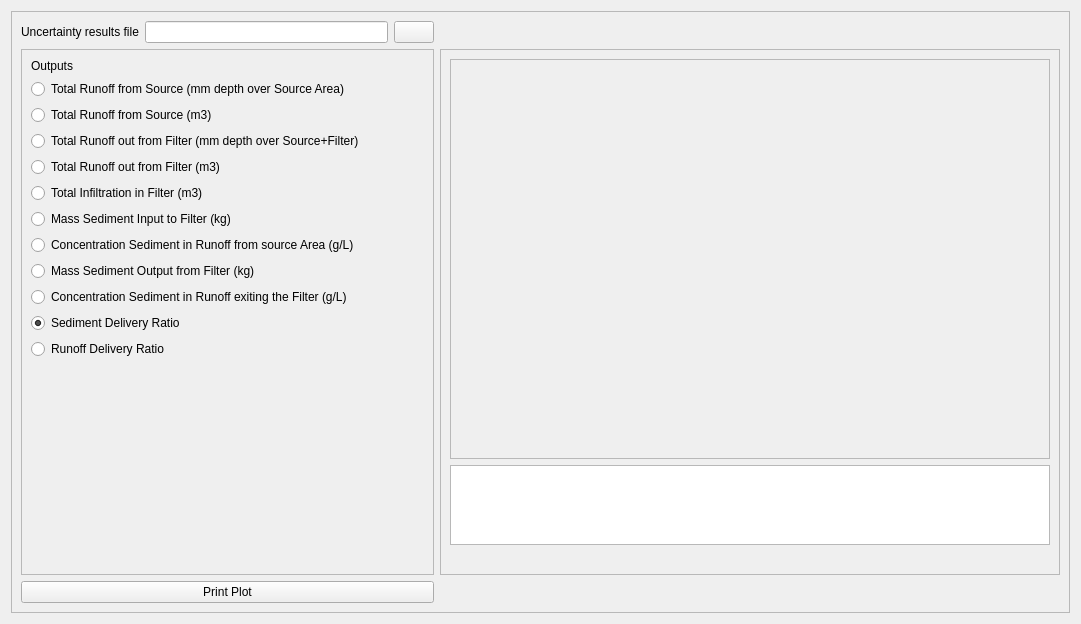
          <widget class="QWidget" name="scrollAreaWidgetContents_16">
           <property name="geometry">
            <rect>
             <x>0</x>
             <y>0</y>
             <width>1081</width>
             <height>624</height>
            </rect>
           </property>
           <layout class="QGridLayout" name="gridLayout_96">
            <item row="0" column="0">
             <widget class="QFrame" name="frame_71">
              <property name="frameShape">
               <enum>QFrame::StyledPanel</enum>
              </property>
              <property name="frameShadow">
               <enum>QFrame::Raised</enum>
              </property>
              <layout class="QGridLayout" name="gridLayout_97">
               <item row="1" column="0">
                <widget class="QFrame" name="frame_69">
                 <property name="frameShape">
                  <enum>QFrame::StyledPanel</enum>
                 </property>
                 <property name="frameShadow">
                  <enum>QFrame::Raised</enum>
                 </property>
                 <layout class="QVBoxLayout" name="verticalLayout_17">
                  <item>
                   <widget class="QLabel" name="label_73">
                    <property name="text">
                     <string>Outputs</string>
                    </property>
                   </widget>
                  </item>
                  <item>
                   <widget class="QRadioButton" name="runoff_source_mm_4">
                    <property name="text">
                     <string>Total Runoff from Source (mm depth over Source Area)</string>
                    </property>
                   </widget>
                  </item>
                  <item>
                   <widget class="QRadioButton" name="runoff_source_m3_4">
                    <property name="text">
                     <string>Total Runoff from Source (m3)</string>
                    </property>
                   </widget>
                  </item>
                  <item>
                   <widget class="QRadioButton" name="runoff_filter_mm_4">
                    <property name="text">
                     <string>Total Runoff out from Filter (mm depth over Source+Filter)</string>
                    </property>
                   </widget>
                  </item>
                  <item>
                   <widget class="QRadioButton" name="runoff_filter_m3_4">
                    <property name="text">
                     <string>Total Runoff out from Filter (m3)</string>
                    </property>
                   </widget>
                  </item>
                  <item>
                   <widget class="QRadioButton" name="infiltration_filter_m3_4">
                    <property name="text">
                     <string>Total Infiltration in Filter (m3)</string>
                    </property>
                   </widget>
                  </item>
                  <item>
                   <widget class="QRadioButton" name="sediment_input_4">
                    <property name="text">
                     <string>Mass Sediment Input to Filter (kg)</string>
                    </property>
                   </widget>
                  </item>
                  <item>
                   <widget class="QRadioButton" name="concentration_sediment_4">
                    <property name="text">
                     <string>Concentration Sediment in Runoff from source Area (g/L)</string>
                    </property>
                   </widget>
                  </item>
                  <item>
                   <widget class="QRadioButton" name="sediment_output_4">
                    <property name="text">
                     <string>Mass Sediment Output from Filter (kg)</string>
                    </property>
                   </widget>
                  </item>
                  <item>
                   <widget class="QRadioButton" name="sediment_runoff_exit_4">
                    <property name="text">
                     <string>Concentration Sediment in Runoff exiting the Filter (g/L)</string>
                    </property>
                   </widget>
                  </item>
                  <item>
                   <widget class="QRadioButton" name="sediment_delivery_4">
                    <property name="text">
                     <string>Sediment Delivery Ratio</string>
                    </property>
                    <property name="checked">
                     <bool>true</bool>
                    </property>
                   </widget>
                  </item>
                  <item>
                   <widget class="QRadioButton" name="runoff_delivery_4">
                    <property name="text">
                     <string>Runoff Delivery Ratio</string>
                    </property>
                   </widget>
                  </item>
                  <item>
                   <spacer name="verticalSpacer_15">
                    <property name="orientation">
                     <enum>Qt::Vertical</enum>
                    </property>
                    <property name="sizeHint" stdset="0">
                     <size>
                      <width>20</width>
                      <height>40</height>
                     </size>
                    </property>
                   </spacer>
                  </item>
                 </layout>
                </widget>
               </item>
               <item row="1" column="1">
                <widget class="QFrame" name="frame_70">
                 <property name="frameShape">
                  <enum>QFrame::StyledPanel</enum>
                 </property>
                 <property name="frameShadow">
                  <enum>QFrame::Raised</enum>
                 </property>
                 <layout class="QGridLayout" name="gridLayout_95">
                  <item row="0" column="0">
                   <widget class="QFrame" name="frame_68">
                    <property name="minimumSize">
                     <size>
                      <width>600</width>
                      <height>400</height>
                     </size>
                    </property>
                    <property name="frameShape">
                     <enum>QFrame::StyledPanel</enum>
                    </property>
                    <property name="frameShadow">
                     <enum>QFrame::Raised</enum>
                    </property>
                   </widget>
                  </item>
                  <item row="1" column="0">
                   <widget class="QTableWidget" name="tableWidget">
                    <property name="minimumSize">
                     <size>
                      <width>0</width>
                      <height>80</height>
                     </size>
                    </property>
                    <property name="maximumSize">
                     <size>
                      <width>800</width>
                      <height>80</height>
                     </size>
                    </property>
                   </widget>
                  </item>
                  <item row="2" column="0">
                   <spacer name="verticalSpacer_28">
                    <property name="orientation">
                     <enum>Qt::Vertical</enum>
                    </property>
                    <property name="sizeHint" stdset="0">
                     <size>
                      <width>20</width>
                      <height>40</height>
                     </size>
                    </property>
                   </spacer>
                  </item>
                 </layout>
                </widget>
               </item>
               <item row="0" column="0">
                <layout class="QHBoxLayout" name="horizontalLayout_139">
                 <item>
                  <widget class="QLabel" name="label_143">
                   <property name="text">
                    <string>Uncertainty results file</string>
                   </property>
                  </widget>
                 </item>
                 <item>
                  <widget class="QLineEdit" name="csv_results_uncertainity"/>
                 </item>
                 <item>
                  <widget class="QPushButton" name="browse_uncertainity_csv">
                   <property name="text">
                    <string/>
                   </property>
                  </widget>
                 </item>
                </layout>
               </item>
               <item row="2" column="0">
                <layout class="QHBoxLayout" name="horizontalLayout_138">
                 <item>
                  <widget class="QPushButton" name="print_graph_uncertainity">
                   <property name="text">
                    <string>Print Plot</string>
                   </property>
                  </widget>
                 </item>
                </layout>
               </item>
              </layout>
             </widget>
            </item>
           </layout>
          </widget>
